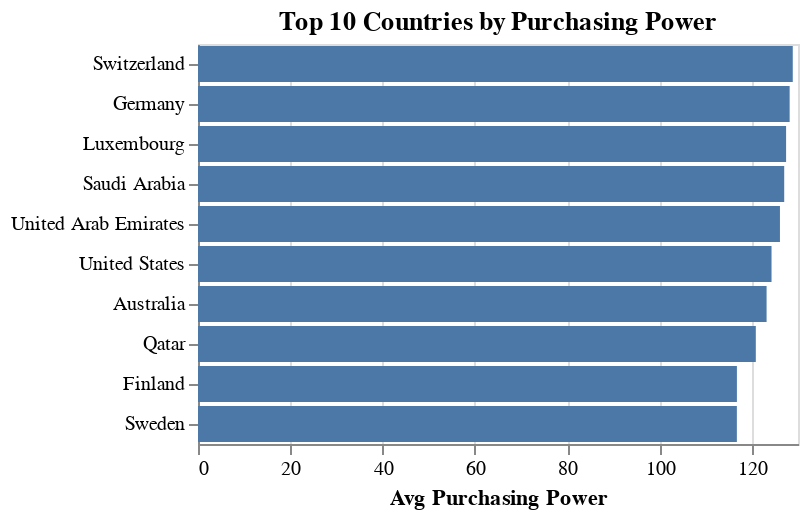

The notebook cell saved with this chart:
### Code cell
# Barplot for top 10 purchasing power
chart = (
    top_10_power_countries.plot.bar(
        x="Avg Purchasing Power",
        y=alt.Y("Country", sort="-x")
    )
    .properties(
        title="Top 10 Countries by Purchasing Power"
    )
    .configure_axisY(
        title=None
    )
)

chart

### Figure 1 — Vega-Lite specification as saved in the notebook (floating-point values rounded to 4 significant figures)
{"config": {"view": {"continuousWidth": 300, "continuousHeight": 300}, "axisY": {"title": null}}, "data": {"name": "data-383fd13951f6f4bfb7e7dc740411f834"}, "mark": {"type": "bar", "tooltip": true}, "encoding": {"x": {"field": "Avg Purchasing Power", "type": "quantitative"}, "y": {"field": "Country", "sort": "-x", "type": "nominal"}}, "params": [{"name": "param_2", "select": {"type": "interval", "encodings": ["x", "y"]}, "bind": "scales"}], "title": "Top 10 Countries by Purchasing Power", "$schema": "https://vega.github.io/schema/vega-lite/v5.20.1.json", "datasets": {"data-383fd13951f6f4bfb7e7dc740411f834": [{"Country": "Switzerland", "Avg Purchasing Power": 128.9}, {"Country": "Germany", "Avg Purchasing Power": 128.2}, {"Country": "Luxembourg", "Avg Purchasing Power": 127.4}, {"Country": "Saudi Arabia", "Avg Purchasing Power": 127.0}, {"Country": "United Arab Emirates", "Avg Purchasing Power": 126.1}, {"Country": "United States", "Avg Purchasing Power": 124.3}, {"Country": "Australia", "Avg Purchasing Power": 123.2}, {"Country": "Qatar", "Avg Purchasing Power": 120.9}, {"Country": "Finland", "Avg Purchasing Power": 116.8}, {"Country": "Sweden", "Avg Purchasing Power": 116.8}]}}
